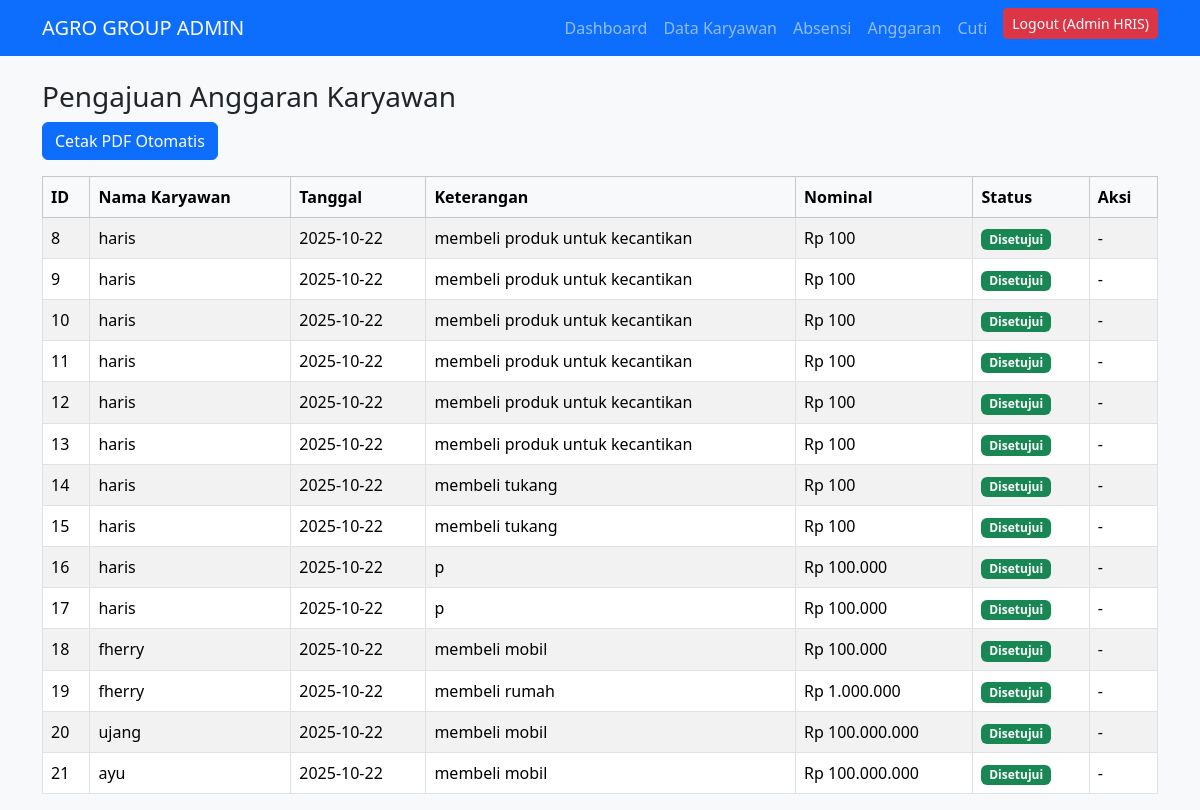
Screenshot of /admin/admin_anggaran.php (signed in) with the database file from the repository.
### tables this page shows
CREATE TABLE `anggaran` (
  `id` int(11) NOT NULL,
  `karyawan_id` int(11) NOT NULL,
  `tgl_pengajuan` date NOT NULL,
  `keterangan` varchar(255) NOT NULL,
  `nominal` bigint(20) NOT NULL,
  `status` enum('Pending','Disetujui','Ditolak') DEFAULT 'Pending'
);

CREATE TABLE `karyawan` (
  `id` int(11) NOT NULL,
  `nama` varchar(100) NOT NULL,
  `email` varchar(100) NOT NULL,
  `password` varchar(255) NOT NULL,
  `role` enum('admin','karyawan') DEFAULT 'karyawan',
  `sisa_cuti` int(11) DEFAULT 4
);

### admin/admin_anggaran.php (the view, shortened to what this page needs)
<?php
require '../config/db.php';
$res = $conn->query("
    SELECT a.id, k.nama, a.tgl_pengajuan, a.keterangan, a.nominal, a.status
    FROM anggaran a
    JOIN karyawan k ON a.karyawan_id=k.id
    ORDER BY a.tgl_pengajuan DESC
");
?>
<!DOCTYPE html>
<html lang="id">
<head>
<link href="https://cdn.jsdelivr.net/npm/bootstrap@5.3.3/dist/css/bootstrap.min.css" rel="stylesheet">
</head>
<body class="bg-light">
<?php include '../includes/navbar.php'; ?>
<div class="container mt-4">
    <h3>Pengajuan Anggaran Karyawan</h3>
    <a href="cetak_anggaran.php" target="_blank" class="btn btn-primary mb-3">
        <i class="bi bi-printer"></i> Cetak PDF Otomatis
    </a>
    <table class="table table-bordered table-striped">
        <thead class="table-light">
            <tr>
                <th>ID</th>
                <th>Nama Karyawan</th>
                <th>Tanggal</th>
                <th>Keterangan</th>
                <th>Nominal</th>
                <th>Status</th>
                <th>Aksi</th>
            </tr>
        </thead>
        <tbody>
            <?php if($res->num_rows > 0): ?>
                <?php while($row=$res->fetch_assoc()): ?>
                    <tr>
                        <td><?= $row['id']; ?></td>
                        <td><?= htmlspecialchars($row['nama']); ?></td>
                        <td><?= $row['tgl_pengajuan']; ?></td>
                        <td><?= htmlspecialchars($row['keterangan']); ?></td>
                        <td>Rp <?= number_format($row['nominal'],0,',','.'); ?></td>
                        <td>
                            <?php
                                switch($row['status']){
                                    case 'Disetujui': echo "<span class='badge bg-success'>{$row['status']}</span>"; break;
                                }
                            ?>
                        </td>
                        <td>
                            <?php if($row['status']=='Pending'): ?>
                                <a href="proses_anggaran.php?id=<?= $row['id']; ?>&action=approve" class="btn btn-sm btn-success">Setuju</a>
                                <a href="proses_anggaran.php?id=<?= $row['id']; ?>&action=reject" class="btn btn-sm btn-danger">Tolak</a>
                            <?php else: ?>
                                -
                            <?php endif; ?>
                        </td>
                    </tr>
                <?php endwhile; ?>
            <?php else: ?>
                <tr><td colspan="7" class="text-center text-muted">Belum ada data pengajuan anggaran.</td></tr>
            <?php endif; ?>
        </tbody>
    </table>
</div>
</body>
</html>

### rows the page displays
anggaran: id "8", karyawan.nama "haris", tgl_pengajuan "2025-10-22", keterangan "membeli produk untuk kecantikan", nominal "100", status "Disetujui"
anggaran: id "9", karyawan.nama "haris", tgl_pengajuan "2025-10-22", keterangan "membeli produk untuk kecantikan", nominal "100", status "Disetujui"
anggaran: id "10", karyawan.nama "haris", tgl_pengajuan "2025-10-22", keterangan "membeli produk untuk kecantikan", nominal "100", status "Disetujui"
anggaran: id "11", karyawan.nama "haris", tgl_pengajuan "2025-10-22", keterangan "membeli produk untuk kecantikan", nominal "100", status "Disetujui"
anggaran: id "12", karyawan.nama "haris", tgl_pengajuan "2025-10-22", keterangan "membeli produk untuk kecantikan", nominal "100", status "Disetujui"
anggaran: id "13", karyawan.nama "haris", tgl_pengajuan "2025-10-22", keterangan "membeli produk untuk kecantikan", nominal "100", status "Disetujui"
anggaran: id "14", karyawan.nama "haris", tgl_pengajuan "2025-10-22", keterangan "membeli tukang", nominal "100", status "Disetujui"
anggaran: id "15", karyawan.nama "haris", tgl_pengajuan "2025-10-22", keterangan "membeli tukang", nominal "100", status "Disetujui"
anggaran: id "16", karyawan.nama "haris", tgl_pengajuan "2025-10-22", keterangan "p", nominal "100.000", status "Disetujui"
anggaran: id "17", karyawan.nama "haris", tgl_pengajuan "2025-10-22", keterangan "p", nominal "100.000", status "Disetujui"
anggaran: id "18", karyawan.nama "fherry", tgl_pengajuan "2025-10-22", keterangan "membeli mobil", nominal "100.000", status "Disetujui"
anggaran: id "19", karyawan.nama "fherry", tgl_pengajuan "2025-10-22", keterangan "membeli rumah", nominal "1.000.000", status "Disetujui"
anggaran: id "20", karyawan.nama "ujang", tgl_pengajuan "2025-10-22", keterangan "membeli mobil", nominal "100.000.000", status "Disetujui"
anggaran: id "21", karyawan.nama "ayu", tgl_pengajuan "2025-10-22", keterangan "membeli mobil", nominal "100.000.000", status "Disetujui"

### other values shown
$role "ADMIN"
$nama "Admin HRIS"
